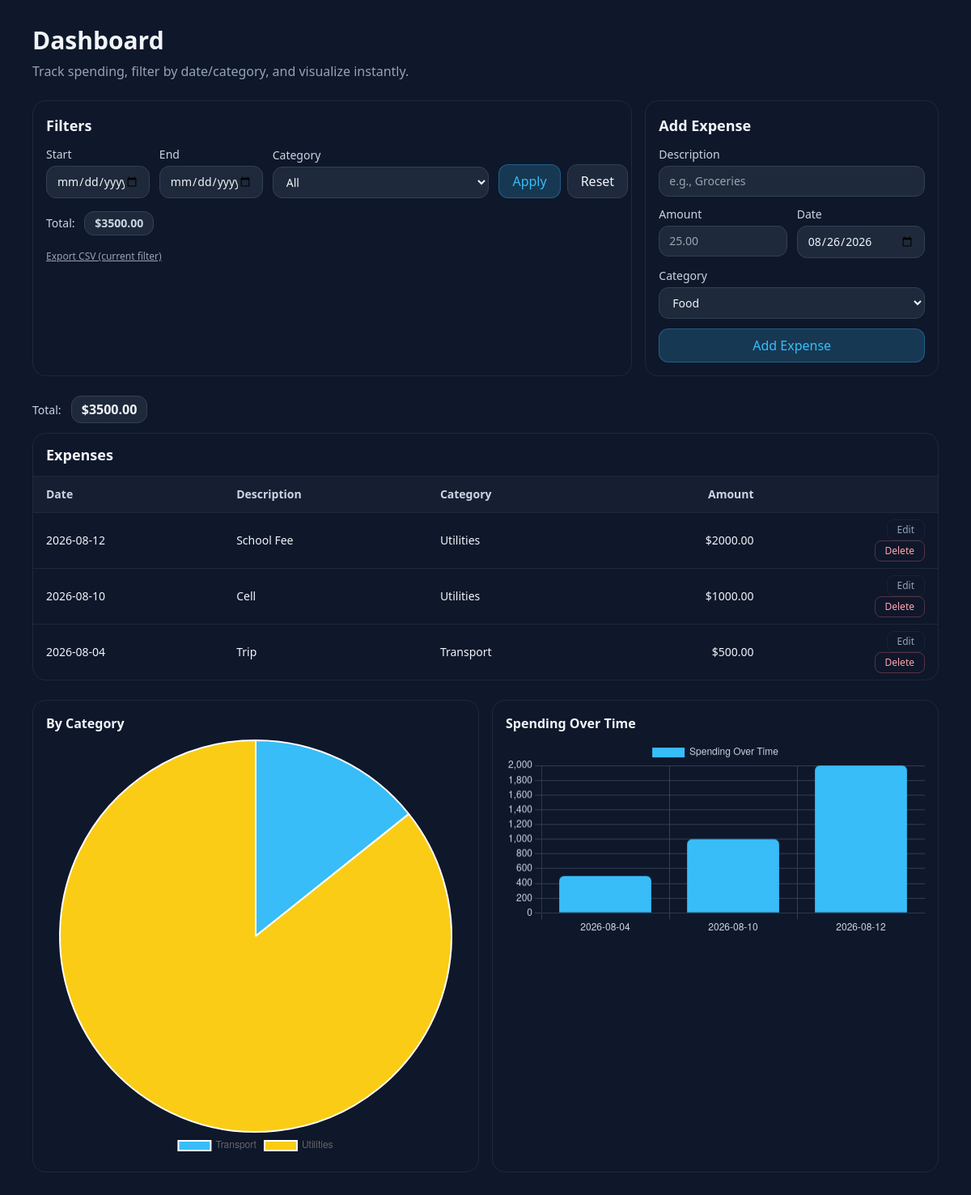
The page / on the database its author committed.
### app.py (models this page shows)
class Expense(db.Model):
    id = db.Column(db.Integer, primary_key=True)
    description = db.Column(db.String(120), nullable=False)
    amount = db.Column(db.Float, nullable=False)
    category = db.Column(db.String(120), nullable=False)
    date_created = db.Column(db.Date, default=date.today)

### app.py (the view)
@app.route('/')
def index():
    start_str = request.args.get('start_date', '').strip()
    end_str = request.args.get('end_date', '').strip()
    category_filter = request.args.get('category', '').strip()
    start_date = parse_date(start_str)
    end_date = parse_date(end_str)
    if start_date and end_date and end_date < start_date:
        flash('End date cannot be earlier than start date', 'error')
        start_date = end_date = None
        start_str = end_str = ''
    q = Expense.query
    if start_date:
        q = q.filter(Expense.date_created >= start_date)
    if end_date:
        q = q.filter(Expense.date_created <= end_date)
    if category_filter:
        q = q.filter(Expense.category == category_filter)
    expenses = q.order_by(Expense.date_created.desc()).all()
    total = round(sum(expense.amount for expense in expenses), 2)
    cat_q = db.session.query(Expense.category, func.sum(Expense.amount))
    if start_date:
        cat_q = cat_q.filter(Expense.date_created >= start_date)
    if end_date:
        cat_q = cat_q.filter(Expense.date_created <= end_date)
    if category_filter:
        cat_q = cat_q.filter(Expense.category == category_filter)
    cat_rows = cat_q.group_by(Expense.category).all()
    cat_labels = [c for c, _ in cat_rows]
    cat_values = [round(float(v or 0), 2) for _, v in cat_rows]
    day_q = db.session.query(Expense.date_created, func.sum(Expense.amount))
    if start_date:
        day_q = day_q.filter(Expense.date_created >= start_date)
    if end_date:
        day_q = day_q.filter(Expense.date_created <= end_date)
    if category_filter:
        day_q = day_q.filter(Expense.category == category_filter)
    day_rows = day_q.group_by(Expense.date_created).order_by(Expense.date_created).all()
    day_labels = [d.isoformat() for d, _ in day_rows]
    day_values = [round(float(v or 0), 2) for _, v in day_rows]
    return render_template(
        'index.html',
        today=date.today().isoformat(),
        expenses=expenses,
        total=total,
        start_str=start_str,
        end_str=end_str,
        category_filter=category_filter,
        cat_labels=cat_labels,
        cat_values=cat_values,
        day_labels=day_labels,
        day_values=day_values
    )

### app.py (called while the page is built)
def parse_date(date_str):
    try:
        return datetime.strptime(date_str, '%Y-%m-%d').date()
    except ValueError:
        return None

### Templates/index.html (shortened to what this page needs)
<!DOCTYPE html>
<html lang="en" class="h-full">
  <head>
    <script src="https://cdn.tailwindcss.com"></script>
  </head>
  <body class="h-full bg-slate-900 text-slate-100">
    <main class="mx-auto max-w-6xl px-4 py-8">
      <h1 class="text-3xl font-semibold mb-2">Dashboard</h1>
      <p class="text-slate-400 mb-6">
        Track spending, filter by date/category, and visualize instantly.
      </p>
      <div class="grid grid-cols-1 lg:grid-cols-3 gap-4">
        <section
          class="lg:col-span-2 rounded-2xl border border-slate-800 bg-slate-900 p-4"
        >
          <h2 class="text-lg font-semibold mb-3">Filters</h2>
          <form method="get" action="{{ url_for('index') }}"
                class="grid grid-cols-1 md:grid-cols-5 gap-3 items-end pr-5"
              >
            <label class="text-sm">
              <span class="block mb-1 text-slate-300">Start</span>
              <input
                name="start_date"
                value="{{ start_str or '' }}"
                type="date"
                class="w-full rounded-xl bg-slate-800 border border-slate-700 px-3 py-2 text-slate-100"
              />
            </label>
            <label class="text-sm">
              <span class="block mb-1 text-slate-300">End</span>
              <input
                name="end_date"
                value="{{ end_str or '' }}"
                type="date"
                class="w-full rounded-xl bg-slate-800 border border-slate-700 px-3 py-2 text-slate-100"
              />
            </label>
            <label class="text-sm md:col-span-2">
              <span class="block mb-1 text-slate-300">Category</span>
              <select
                name="category"
                class="w-full rounded-xl bg-slate-800 border border-slate-700 px-3 py-2 text-slate-100"
              >
                <option value="" {% if not category_filter %}selected{% endif %}>All</option>
              </select>
            </label>
            <div class="flex gap-2">
              <button
                class="rounded-xl bg-brand/20 hover:bg-brand/30 text-brand px-4 py-2 border border-brand/30"
                type="submit"
              >
                Apply
              </button>
              <a
                class="rounded-xl bg-slate-800 hover:bg-slate-700 px-4 py-2 border border-slate-700"
                href="{{ url_for('index') }}"
                >Reset</a
              >
            </div>
          </form>
          <div class="mt-4 text-sm text-slate-300">
            <span class="mr-2">Total:</span>
            <span
              class="inline-block rounded-xl border border-slate-700 bg-slate-800 px-3 py-1 font-semibold"
            >
             ${{ '%.2f' | format(total or 0.0) }}
            </span>
          </div>
          <div class="mt-3">
            <a
              class="text-xs text-slate-400 hover:text-brand underline"
              href="{{ url_for('export_csv', start_date=start_str, end_date=end_str, category=category_filter) }} "
            >
              Export CSV (current filter)
            </a>
          </div>
        </section>
        <section class="rounded-2xl border border-slate-800 bg-slate-900 p-4">
          <h2 class="text-lg font-semibold mb-3">Add Expense</h2>
          <form method="post" action="{{ url_for('add') }}" class="space-y-3">
            <label class="block text-sm">
              <span class="mb-1 block text-slate-300">Description</span>
              <input
                name="description"
                placeholder="e.g., Groceries"
                class="w-full rounded-xl bg-slate-800 border border-slate-700 px-3 py-2 text-slate-100"
              />
            </label>
            <div class="grid grid-cols-2 gap-3">
              <label class="block text-sm">
                <span class="mb-1 block text-slate-300">Amount</span>
                <input
                  name="amount"
                  type="number"
                  step="0.01"
                  min="0.01"
                  placeholder="25.00"
                  class="w-full rounded-xl bg-slate-800 border border-slate-700 px-3 py-2 text-slate-100"
                />
              </label>
              <label class="block text-sm">
                <span class="mb-1 block text-slate-300">Date</span>
                <input
                  name="date"
                  value="{{today}}"
                  type="date"
                  class="w-full rounded-xl bg-slate-800 border border-slate-700 px-3 py-2 text-slate-100"
                />
              </label>
            </div>
            <label class="block text-sm">
              <span class="mb-1 block text-slate-300">Category</span>
              <select
                name="category"
                class="w-full rounded-xl bg-slate-800 border border-slate-700 px-3 py-2 text-slate-100"
              >
                <option>Food</option>
              </select>
            </label>
            <button
              class="w-full rounded-xl bg-brand/20 hover:bg-brand/30 text-brand px-4 py-2 border border-brand/30"
              type="submit"
            >
              Add Expense
            </button>
          </form>
        </section>
      </div>
      <div class="mb-3 mt-6">
        <span class="text-sm text-slate-300 mr-2">Total:</span>
        <span
          class="inline-block rounded-xl border border-slate-700 bg-slate-800 px-3 py-1 font-semibold"
        >
          ${{ '%.2f' | format(total or 0.0) }}
        </span>
      </div>
      <section class="rounded-2xl border border-slate-800 bg-slate-900">
        <div class="px-4 py-3 border-b border-slate-800">
          <h2 class="text-lg font-semibold">Expenses</h2>
        </div>
        <div class="overflow-x-auto">
          <table class="min-w-full text-sm">
            <thead class="text-slate-300 bg-slate-800/50">
              <tr>
                <th class="text-left px-4 py-3">Date</th>
                <th class="text-left px-4 py-3">Description</th>
                <th class="text-left px-4 py-3">Category</th>
                <th class="text-right px-4 py-3">Amount</th>
                <th class="px-4 py-3"></th>
              </tr>
            </thead>
            <tbody>
              {% if expenses %}
              {% for expense in expenses %}
              <tr class="border-t border-slate-800 hover:bg-slate-800/30">
                <td class="px-4 py-2">{{ expense.date_created }}</td>
                <td class="px-4 py-2">{{ expense.description }}</td>
                <td class="px-4 py-2">{{ expense.category }}</td>
                <td class="px-4 py-2 text-right">${{ '%.2f' | format(expense.amount) }}</td>
                <td class="px-4 py-2 text-right">
                  <div class ="inline-flex gap-2">
                    <a
                      class="text-slate-400 hover:text-brand text-xs border border-slate-700/30 px-3 py-1 rounded-lg"
                      href="{{ url_for('edit', expense_id=expense.id) }}">Edit</a>
                  </div>
                  <form action="{{ url_for('delete', expense_id=expense.id) }}" method="post"
                    onsubmit="return confirm('Are you sure you want to delete this expense?');">
                    <button
                      class="text-rose-300 hover:text-rose-200 text-xs border border-rose-400/30 px-3 py-1 rounded-lg"
                      type="submit"
                    >
                      Delete
                    </button>
                  </form>
                </td>
              </tr>
              {% endfor %}
              {% else %}
              <tr>
                <td colspan="5" class="px-4 py-6 text-center text-slate-400">
                  No expenses yet — add your first one above.
                </td>
              </tr>
              {% endif %}
            </tbody>
          </table>
        </div>
      </section>
      <section class="mt-6 grid grid-cols-1 lg:grid-cols-2 gap-4">
        <div class="rounded-2xl border border-slate-800 bg-slate-900 p-4">
          <h3 class="font-semibold mb-2">By Category</h3>
          <canvas id="catChart" height="140"></canvas>
        </div>
        <div class="rounded-2xl border border-slate-800 bg-slate-900 p-4">
          <h3 class="font-semibold mb-2">Spending Over Time</h3>
          <canvas id="dayChart" height="140"></canvas>
        </div>
      </section>
      <script>
        const catLabels = {{ (cat_labels or []) | tojson }};
        const catValues = {{ (cat_values or []) | tojson }};
        const dayLabels = {{ (day_labels or []) | tojson }};
        const dayValues = {{ (day_values or []) | tojson }};
        if (document.getElementById("catChart")) {
          const ctx = document.getElementById("catChart").getContext("2d");
          new Chart(ctx, {
            type: "pie",
            data: {
              labels: catLabels,
              datasets: [
                {
                  data: catValues,
                  backgroundColor: [
                    "#38bdf8",
                    "#facc15",
                    "#f87171",
                    "#34d399",
                    "#a78bfa",
                    "#f472b6",
                    "#fbbf24",
                  ],
                },
              ],
            },
            options: {
              responsive: true,
              plugins: {
                legend: { position: "bottom" },
              },
            },
          });
        }
        if (document.getElementById("dayChart")) {
          const ctx2 = document.getElementById("dayChart").getContext("2d");
          new Chart(ctx2, {
            type: "bar",
            data: {
              labels: dayLabels,
              datasets: [
                {
                  label: "Spending Over Time",
                  data: dayValues,
                  backgroundColor: "#38bdf8",
                  borderRadius: 6,
                },
              ],
            },
            options: {
              responsive: true,
              plugins: {
                legend: {
                  labels: { color: "#cbd5e1" },
                },
              },
              scales: {
                x: {
                  ticks: { color: "#cbd5e1" },
                  grid: { color: "#334155" },
                },
                y: {
                  beginAtZero: true,
                  ticks: { color: "#cbd5e1" },
                  grid: { color: "#334155" },
                },
              },
            },
          });
        }
      </script>
    </main>
  </body>
</html>

### rows shown on the page
Expense: date_created "2026-08-12", description "School Fee", category "Utilities", amount "2000.00"
Expense: date_created "2026-08-10", description "Cell", category "Utilities", amount "1000.00"
Expense: date_created "2026-08-04", description "Trip", category "Transport", amount "500.00"

### other values the page prints
{{ '%.2f' | format(total or 0.0) }} "3500.00"
chart data {{ (cat_labels or []) | tojson }} ["Transport", "Utilities"]
chart data {{ (cat_values or []) | tojson }} [500.0, 3000.0]
chart data {{ (day_labels or []) | tojson }} ["2026-08-04", "2026-08-10", "2026-08-12"]
chart data {{ (day_values or []) | tojson }} [500.0, 1000.0, 2000.0]
